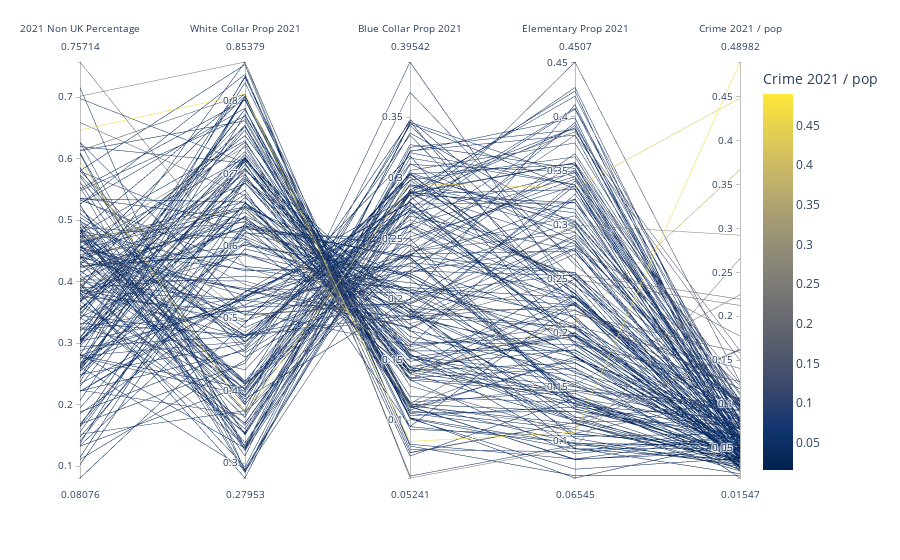

Source (notebook cell):
### Code cell
pd.DataFrame.iteritems = pd.DataFrame.items #workaround due to version changes of Databricks Runtime
#grid_clip2['V_High'] = (grid_clip2[ 'Median Price Per Area'] > 12000).astype(int)

sampled_df = crime_final.sample(n=200, random_state=42)
fig = px.parallel_coordinates(sampled_df,
                            dimensions=['2021 Non UK Percentage', 'White Collar Prop 2021','Blue Collar Prop 2021','Elementary Prop 2021', 'Crime 2021 / pop' ],
                            color='Crime 2021 / pop',  # Change the color based on 'Crime 2011 / pop' column
                            color_continuous_scale=('Cividis'))  # Change the color scale if needed))
fig. show()

### Figure 1 — Plotly figure (JSON) as saved in the notebook; plotly's stock layout.template omitted (floating-point values rounded to 4 significant figures; data arrays with more than 128 entries replaced by an {"elided": "..."} marker saying what was removed)
{"data": [{"dimensions": [{"label": "2021 Non UK Percentage", "values": {"elided": "200 float values"}}, {"label": "White Collar Prop 2021", "values": {"elided": "200 float values"}}, {"label": "Blue Collar Prop 2021", "values": {"elided": "200 float values"}}, {"label": "Elementary Prop 2021", "values": {"elided": "200 float values"}}, {"label": "Crime 2021 / pop", "values": {"elided": "200 float values"}}], "domain": {"x": [0, 1], "y": [0, 1]}, "line": {"color": {"elided": "200 float values"}, "coloraxis": "coloraxis"}, "name": "", "type": "parcoords"}], "layout": {"coloraxis": {"colorbar": {"title": {"text": "Crime 2021 / pop"}}, "colorscale": [[0, "#00224e"], [0.1111, "#123570"], [0.2222, "#3b496c"], [0.3333, "#575d6d"], [0.4444, "#707173"], [0.5556, "#8a8678"], [0.6667, "#a59c74"], [0.7778, "#c3b369"], [0.8889, "#e1cc55"], [1, "#fee838"]]}, "legend": {"tracegroupgap": 0}, "margin": {"t": 60}}}
